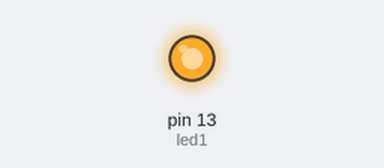
A sketch run on a simulated Arduino Uno, built with avr-gcc and run on an emulated ATmega328P. On the bench: output pins drawn as LEDs (lit = HIGH).

Above: at 5.0 s.
At 40.0 s:
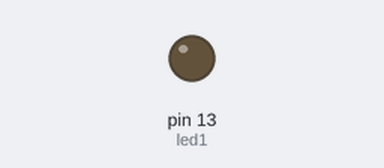
Timing chart, 0 to 91.0 s (numbered marks = the images above):
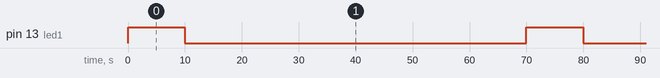

Measured:
- by itself, pin 13 (led1): alternates HIGH for 10.0 s and LOW for 60.0 s

The sketch:

sketch_oct14a.ino
```cpp
int led1 = 13;

void setup() {
  pinMode(led1, OUTPUT);
}

void loop() {
  // Turn the LED on for 10 seconds
  digitalWrite(led1, HIGH);
  delay(10000);  // 10 seconds (10,000 milliseconds)

  // Turn the LED off for 60 seconds
  digitalWrite(led1, LOW);
  delay(60000);  // 60 seconds (60,000 milliseconds)
}
```
